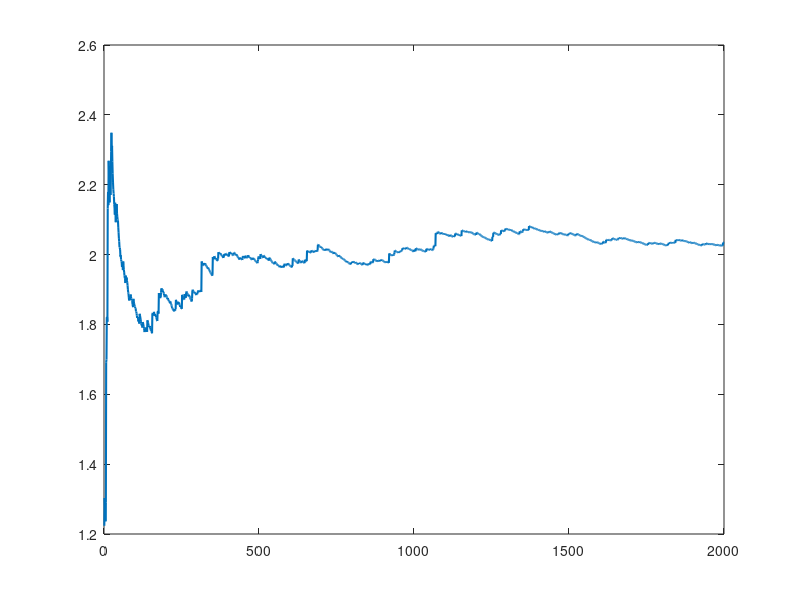

MATLAB code for this plot: (Note: this script raises an error after producing the figure.)
% 問題1-4（save_to_results 利用版）

clearvars; close all; clc;

%% 乱数シード設定
rng('shuffle');

%% パラメータ
x0   = 1;
a    = 2;
Nmax = 2000;

%% パレート乱数生成
U = rand(Nmax,1);
X = x0 * (1 - U).^(-1/a);

%% サンプル平均の計算
Xn = cumsum(X) ./ (1:Nmax)';

%% プロット
fig = figure('Name','大数の法則による標本平均の収束','NumberTitle','off');
plot(1:Nmax, Xn, 'LineWidth', 1.5); hold on;

% 真の期待値 (a*x0/(a-1) = 2)
yline(a*x0/(a-1), 'r--', 'LineWidth', 1.5); hold off;

xlabel('標本数n', 'FontSize',12);
ylabel('平均値','FontSize',12);
title('大数の法則による標本平均の収束','FontSize',14);

legend({'標本平均 X_n', '真の期待値 2'}, ...
       'Interpreter','tex','Location','best');
grid on;

%% CSV 用テーブル作成
% 1) サンプル生データ（U と X）
T_samples = table(U, X, 'VariableNames', {'U_uniform','X_pareto'});

% 2) 逐次平均の推移（n と Xn）
T_running = table((1:Nmax)', Xn, 'VariableNames', {'n','X_n'});

%% 保存（./results/prob1_4 に PNG と CSV を出力）
save_to_results('prob1_4', fig, '問題1-4.png', {
    '問題1-4サンプル生データ.csv', T_samples;
    '問題1-4逐次平均.csv',         T_running
});
